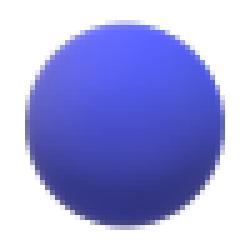
#> input picture c1.png, 50 x 50 px (shown 5 times larger)
$ python visualize.py
#> lines starting #> are read from the running program, lines starting #| are printed output that depends on the picture
import numpy as np
import cv2
from customer3 import Customer
import pandas as pd
import time

img = cv2.imread('market.png')
cust1 = cv2.imread('c1.png')
#> cust1 is the input picture: shape (50, 50, 3); mean B, G, R 222.8, 165.9, 163
cust2 = cv2.imread('c2.png')
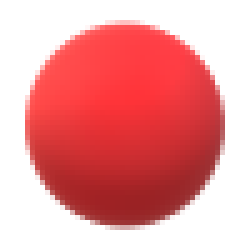
#> input picture c2.png, 50 x 50 px (shown 5 times larger)
#> cust2 is the input picture: shape (50, 50, 3); mean B, G, R 154.1, 152.6, 235.2
cust3 = cv2.imread('c3.png')
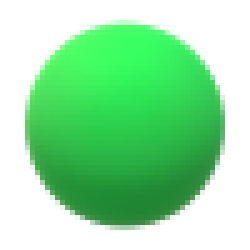
#> input picture c3.png, 50 x 50 px (shown 5 times larger)
#> cust3 is the input picture: shape (50, 50, 3); mean B, G, R 164.5, 225.3, 151
cust4 = cv2.imread('c4.png')
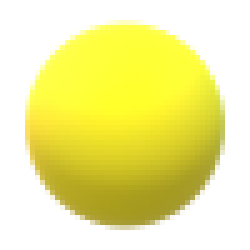
#> input picture c4.png, 50 x 50 px (shown 5 times larger)
#> cust4 is the input picture: shape (50, 50, 3); mean B, G, R 149.7, 236.4, 240.1
cust5 = cv2.imread('c5.png')
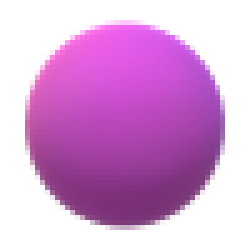
#> input picture c5.png, 50 x 50 px (shown 5 times larger)
#> cust5 is the input picture: shape (50, 50, 3); mean B, G, R 214.6, 161.9, 214.8

# Rad transition probabilites in csv file
#> (the run stopped early here; a loop or call above may not have finished)
